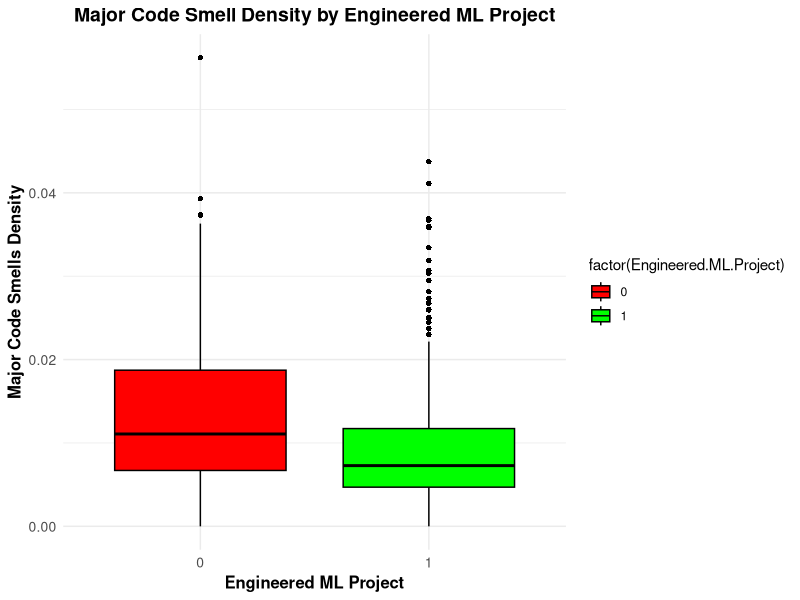

R code for this plot:
install.packages("ggplot2")
library(ggplot2)

data = read.csv('../dataset/NicheSonarMergedCleaned.csv')





#----------------------------------------------------------------------------------------------#
#boxplot violations density based on Engineered-ML-Project
data$violations_density = data$violations / data$ncloc
boxplot_gg <- ggplot(data, aes(x = factor(Engineered.ML.Project), y = violations_density)) +
  geom_boxplot(aes(fill = factor(Engineered.ML.Project)), color = "black", outlier.color = "black", outlier.shape = 16) +
  scale_fill_manual(values = c("0" = "red", "1" = "green")) +
  labs(title = "Violations Density by Engineered ML Project",
       x = "Engineered ML Project",
       y = "Violations Density") +
  theme_minimal() +
  theme(plot.title = element_text(hjust = 0.5, size = 14, face = "bold"),
        axis.title.x = element_text(size = 12, face = "bold"),
        axis.title.y = element_text(size = 12, face = "bold"),
        axis.text.x = element_text(size = 10),
        axis.text.y = element_text(size = 10))
median_group_0 <- median(data$violations_density[data$Engineered.ML.Project == 0], na.rm = TRUE)
median_group_1 <- median(data$violations_density[data$Engineered.ML.Project == 1], na.rm = TRUE)




data$blocker_violations_density = data$blocker_violations / data$ncloc
wilcox.test(blocker_violations_density ~ Engineered.ML.Project, data = data)

data$critical_violations_density = data$critical_violations / data$ncloc
wilcox.test(critical_violations_density ~ Engineered.ML.Project, data = data)

data$major_violations_density = data$major_violations / data$ncloc
wilcox.test(major_violations_density ~ Engineered.ML.Project, data = data)

boxplot_gg <- ggplot(data, aes(x = factor(Engineered.ML.Project), y = major_violations_density)) +
  geom_boxplot(aes(fill = factor(Engineered.ML.Project)), color = "black", outlier.color = "black", outlier.shape = 16) +
  scale_fill_manual(values = c("0" = "red", "1" = "green")) +
  labs(title = "Major Code Smell Density by Engineered ML Project",
       x = "Engineered ML Project",
       y = "Major Code Smells Density") +
  theme_minimal() +
  theme(plot.title = element_text(hjust = 0.5, size = 14, face = "bold"),
        axis.title.x = element_text(size = 12, face = "bold"),
        axis.title.y = element_text(size = 12, face = "bold"),
        axis.text.x = element_text(size = 10),
        axis.text.y = element_text(size = 10))
ggsave(paste0("C:\\Users\\Gerardo\\PycharmProjects\\Phytonify\\thesis_img\\RQ2\\Boxplot_MAJORSmells_engineered.png"), 
       plot = boxplot_gg, width = 8, height = 6, dpi = 300)



data$minor_violations_density = data$minor_violations / data$ncloc
wilcox.test(minor_violations_density ~ Engineered.ML.Project, data = data)

data$info_violations_density = data$info_violations / data$ncloc
wilcox.test(info_violations_density ~ Engineered.ML.Project, data = data)

boxplot_gg <- ggplot(data, aes(x = factor(Engineered.ML.Project), y = info_violations_density)) +
  geom_boxplot(aes(fill = factor(Engineered.ML.Project)), color = "black", outlier.color = "black", outlier.shape = 16) +
  scale_fill_manual(values = c("0" = "red", "1" = "green")) +
  labs(title = "Info Code Smell Density by Engineered ML Project",
       x = "Engineered ML Project",
       y = "Info Code Smells Density") +
  theme_minimal() +
  theme(plot.title = element_text(hjust = 0.5, size = 14, face = "bold"),
        axis.title.x = element_text(size = 12, face = "bold"),
        axis.title.y = element_text(size = 12, face = "bold"),
        axis.text.x = element_text(size = 10),
        axis.text.y = element_text(size = 10))





wilcox.test(violations ~ Engineered.ML.Project, data = data)

wilcox.test(violations_density ~ Engineered.ML.Project, data = data)
#FINDING: VIOLATIONS DENSITY IS DIFFERENT BETWEEN ENGINEERED AND NON-ENGINEERED PROJECTS, AS EXPECTED
#----------------------------------------------------------------------------------------------#